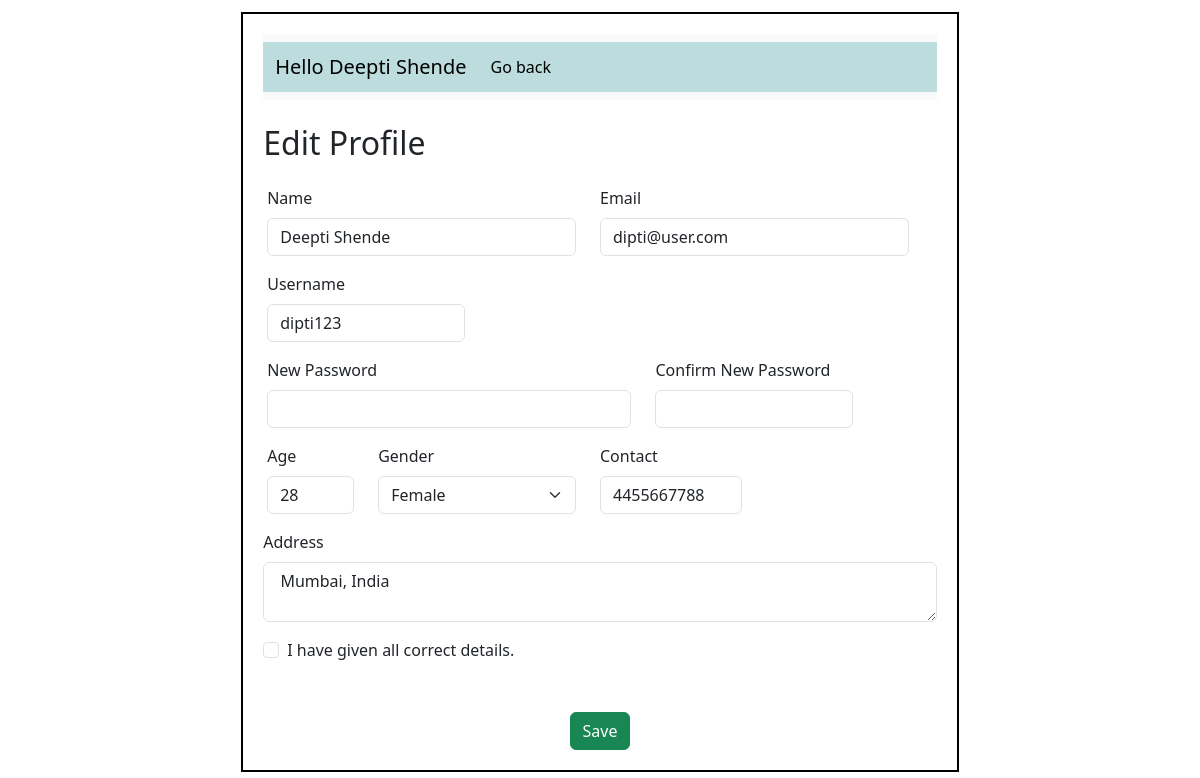
The page /edit_patient/3 on the database its author committed.
### application/models.py (models this page shows)
class Patient(db.Model):
    __tablename__ = "Patient"
    patient_id = db.Column(db.Integer, primary_key=True)
    name = db.Column(db.String(), nullable=False)
    phone = db.Column(db.String())
    age = db.Column(db.Integer)
    gender = db.Column(db.String())
    email = db.Column(db.String(), unique=True)
    username = db.Column(db.String(), unique=True, nullable=False)
    password = db.Column(db.String(), nullable=False)
    address = db.Column(db.String())
    patient_type = db.Column(db.String(), default='OPD')  # OPD/IPD
    status = db.Column(db.String(), default='Active')
    consultant = db.Column(db.Integer, db.ForeignKey('Doctor.doctor_id'))  #foreignkey
    appointments = db.relationship('Appointment', backref='patient', lazy=True)  # relationship
    treatment = db.relationship('Treatment', backref='patient', lazy=True) #realtionship

### application/controllers.py (the view, shortened to what this page needs)
@app.route('/edit_patient/<int:pat_id>', methods=['GET','POST'])
def edit_patient(pat_id):
    patient = Patient.query.filter_by(patient_id=pat_id).first()
    return render_template('edit_patient.html', patient=patient)

### templates/edit_patient.html (shortened to what this page needs)
<!DOCTYPE html>
<html lang="en">
    <head>
        <link rel="stylesheet" href="/static/style.css">
        <link href="https://cdn.jsdelivr.net/npm/bootstrap@5.3.8/dist/css/bootstrap.min.css" rel="stylesheet"
>
    </head>
    <body>
        <div id="main">
            <div id="canvas">
                <nav class="navbar navbar-expand-lg bg-body-tertiary">
                    <div id="nav" class="container-fluid">
                        <a class="navbar-brand" href="#">Hello {{patient.name}}</a>
                        <div class="collapse navbar-collapse" id="navbarSupportedContent">
                            <ul class="navbar-nav me-auto mb-2 mb-lg-0">
                                <li>
                                    <a class="nav-link active" aria-current="page" href="/patient/{{patient.patient_id}}">Go back</a>
                                </li>
                            </ul>
                        </div>
                    </div>
                </nav> <br>
                <div id="content">
                    <h2>Edit Profile</h2> <br>
                    <form  class="row g-3" action="/edit_patient/{{patient.patient_id}}" method="post">
                        <div class="row gy-1">
                            <div class="col-md-6">
                                <label for="inputname" class="form-label">Name</label>
                                <input type="text" class="form-control" id="inputname" value="{{patient.name}}" name="name">
                            </div>
                            <div class="col-md-6">
                                <label for="inputEmail4" class="form-label">Email</label>
                                <input type="email" class="form-control" id="inputEmail4" value="{{patient.email}}" readonly>
                            </div>
                        </div> <br> <br>
                        <div class="row gy-2">
                            <div class="col-md-4">
                                <label for="user" class="form-label">Username</label>
                                <input type="text" class="form-control" id="user" name="uname" value="{{patient.username}}" readonly>
                            </div>
                        </div> <br>
                        <div class="row row gy-2">
                            <div class="col-md-7">
                                <label for="inputPassword4" class="form-label">New Password</label>
                                <input type="password" class="form-control" id="inputPassword4" name="pwd">
                            </div>
                            <div class="col-md-4">
                                <label for="inputPasswordConfirm" class="form-label">Confirm New Password</label>
                                <input type="password" class="form-control" id="inputPasswordConfirm" name="confirm_pwd">
                            </div>
                        </div> <br>
                        <div class="row row gy-2">
                            <div class="col-2">
                                <label for="age" class="form-label">Age</label>
                                <input type="text" class="form-control" id="age" value="{{patient.age}}" name="age">
                            </div>
                            <div class="col-4">
                                <label for="gen" class="form-label">Gender</label>
                                <select id="gen" name="gender" class="form-select">
                                <option value="Female" {% if patient.gender == "Female" %}selected{% endif %}>Female</option>
                                </select>
                            </div>
                            <div class="col-3">
                                <label for="phone" class="form-label">Contact</label>
                                <input type="text" class="form-control" id="phone" name="phone" value="{{patient.phone}}" pattern="\d{10}" minlength="10" maxlength="10" title="Phone number must be exactly 10 digits">
                            </div>
                        </div> <br>
                        <div class="col-12">
                            <label for="inputAddress" class="form-label">Address</label>
                            <textarea class="form-control" id="inputAddress" style="height: 60px;" name="address" > {{ patient.address }}</textarea>
                        </div> <br>
                        <div class="col-12">
                            <div class="form-check">
                            <input class="form-check-input" type="checkbox" id="gridCheck" required>
                            <label class="form-check-label" for="gridCheck">
                                I have given all correct details.
                            </label>
                        </div> <br> <br>
                        <div class="text-center">
                            <input type="submit" class="btn btn-success" value="Save">
                        </div>
                    </form>
                </div>
            </div>
        </div>
    </body>
</html>

### static/style.css (style rules this page uses)
* { margin: 0; }
#main,canvas { border: 2px solid white; margin-top: 10px; height: auto; }
#canvas { width: 60%; height: 600px; margin:auto; border: 2px solid black; }
#nav { background: #bcdcde; height: 50px; }

### templates/edit_patient.html (style rules this page uses)
#canvas { padding: 20px; height: auto; }

### rows shown on the page
Patient: name "Deepti Shende", email "dipti@user.com", uname "dipti123", age "28", gender "Female", phone "4455667788", address "Mumbai, India"
